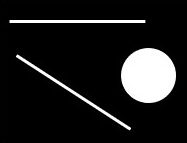
#> input picture learn/img/shapes1.jpg, 187 x 143 px, found by its file name
$ python '霍夫交换.py'
#> lines starting #> are read from the running program, lines starting #| are printed output that depends on the picture; after the words box and inside, x2 and y2 are one past the last pixel; in counts of white or black regions, pixels touching at a corner belong together
import cv2
import numpy as np

img=cv2.imread('img\\shapes1.jpg')
#> img is the input picture: shape (143, 187, 3); min 0, max 255, mean 30.5
drawing=np.zeros(img.shape[:],dtype=np.uint8)
gray=cv2.cvtColor(img,cv2.COLOR_BGR2GRAY)
edges=cv2.Canny(gray,50,150)
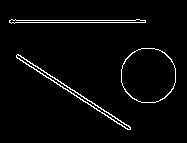
#> edges: shape (143, 187); 3.2% white in thin lines or dots, all inside (x1, y1, x2, y2) = (9, 19, 176, 130)

# [12 lines of commented-out code are left out]

lines=cv2.HoughLinesP(edges,0.8,np.pi/180,90,minLineLength=50,\
    maxLineGap=10)
#> lines = [[9, 20, 145, 20], [9, 22, 145, 22], [17, 54, 130, 127], [16, 57, 127, 129]]
for line in lines:
    x1,y1,x2,y2=line[0]
    cv2.line(drawing,(x1,y1),(x2,y2),(0,255,0),1,\
        lineType=cv2.LINE_AA)
#> this loop made 4 passes
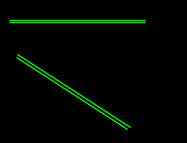
#> drawing: shape (143, 187, 3); mean of channels 0, 1, 2 0, 6.7, 0; drawn as B, G, R
cv2.imshow('drawing',np.hstack((img,drawing)))
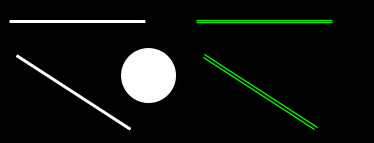
#> window 'drawing': shape (143, 374, 3); mean B, G, R 15.3, 18.6, 15.3
cv2.waitKey(0)
